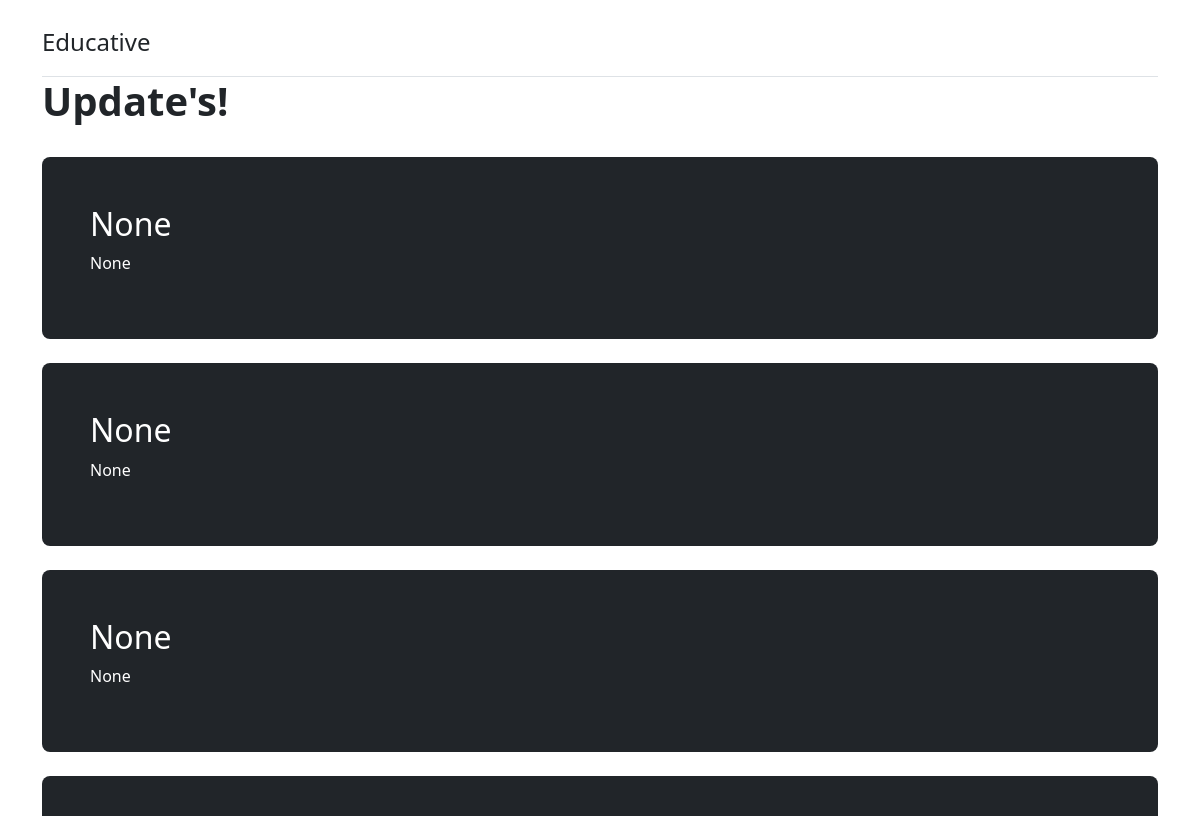
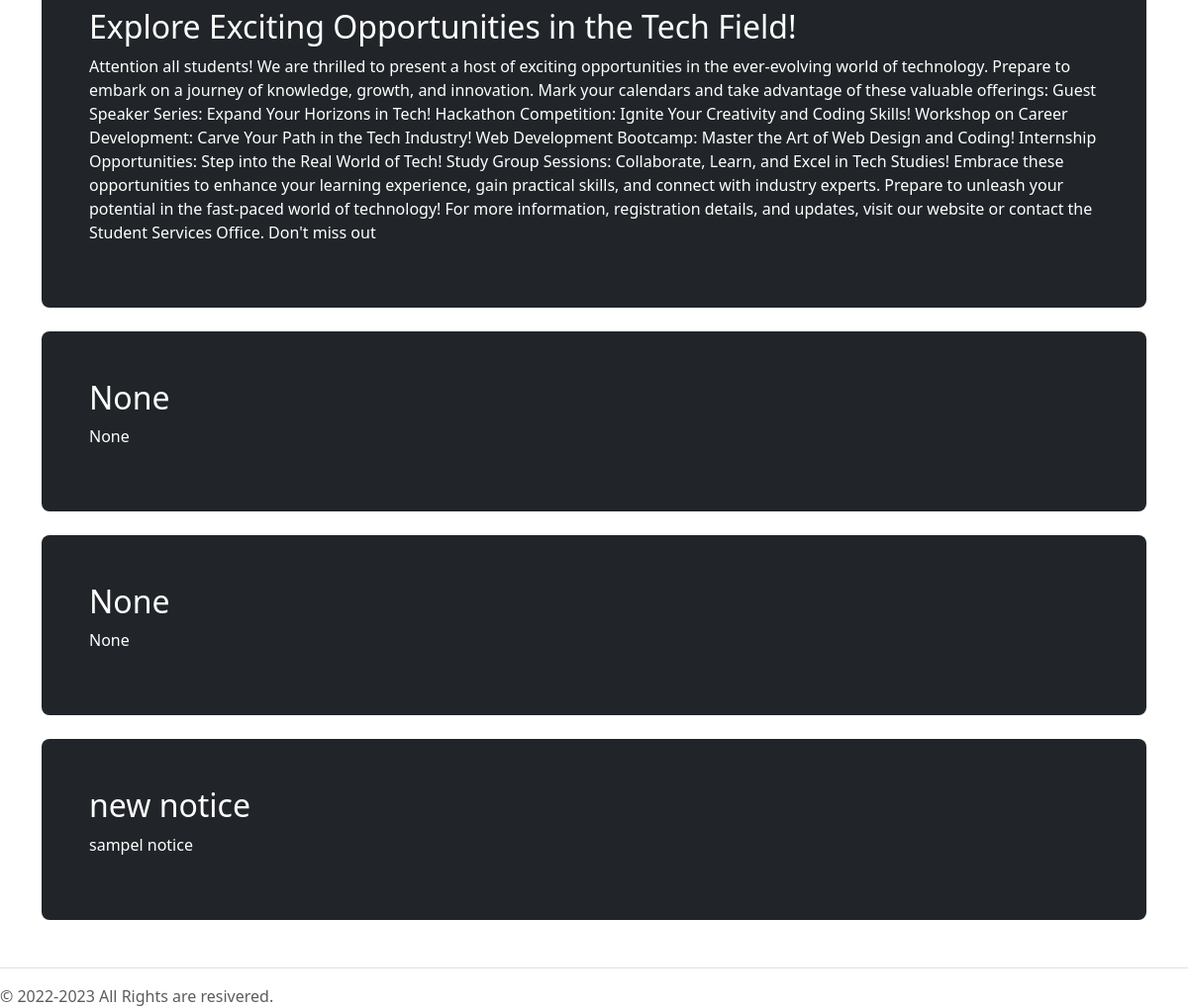
The app's page /Registration/notice_student with its own data (2 pictures, top to bottom).
### Registration/models.py (models this page shows, shortened)
class Notic(models.Model):
    Heading = models.CharField(max_length=200 , null=True)
    desc = models.CharField(max_length=1000 , null= True)

### Registration/views.py (the view)
# urls.py: path('notice_student',views.notice_student , name='notice_student'),
def notice_student(request):
    Data = Notic.objects.values('Heading' , 'desc')
    param = {"Data" : Data }
    return render(request ,"Registration/student/notice.html" , param)

### Registration/templates/Registration/student/notice.html (shortened to what this page needs)
{% extends 'Registration/basic.html' %}
  {% block body %}
  <main>
    <div class="container py-4">
      <header class="pb-3 border-bottom">
        <a href="/" class="d-flex align-items-center text-dark text-decoration-none">
          <span class="fs-4">Educative</span>
        </a>
      </header>
        <h1 class="display-6 fw-bold">Update's!</h1>
      </div>
      {% for i in Data %}
        <div class="container">
          <div class="w-100 p-5 text-bg-dark rounded-3  ">
            <h2>{{i.Heading}}</h2>
            <p>{{i.desc}}</p>
          </div><br>
        </div>
      {% endfor %}
      <footer class="pt-3 mt-4 text-muted border-top">
        &copy; 2022-2023 All Rights are resivered.
      </footer>
  </main>
  {% endblock %}

### records on screen
Notic: Heading "Explore Exciting Opportunities in the Tech Field!", desc "Attention all students! We are thrilled to present a host of exciting opportunities in the ever-evolving world of technology. Prepare to embark on a journey of knowledge, growth, and innovation. Mark your calendars and take advantage of these valuable offerings: Guest Speaker Series: Expand Your Horizons in Tech! Hackathon Competition: Ignite Your Creativity and Coding Skills! Workshop on Career Development: Carve Your Path in the Tech Industry! Web Development Bootcamp: Master the Art of Web Design and Coding! Internship Opportunities: Step into the Real World of Tech! Study Group Sessions: Collaborate, Learn, and Excel in Tech Studies! Embrace these opportunities to enhance your learning…"
Notic: Heading "new notice", desc "sampel notice"

### other values on screen
{{ i.Heading }} "None" "None" "None" "None" "None"
{{ i.desc }} "None" "None" "None" "None" "None"
